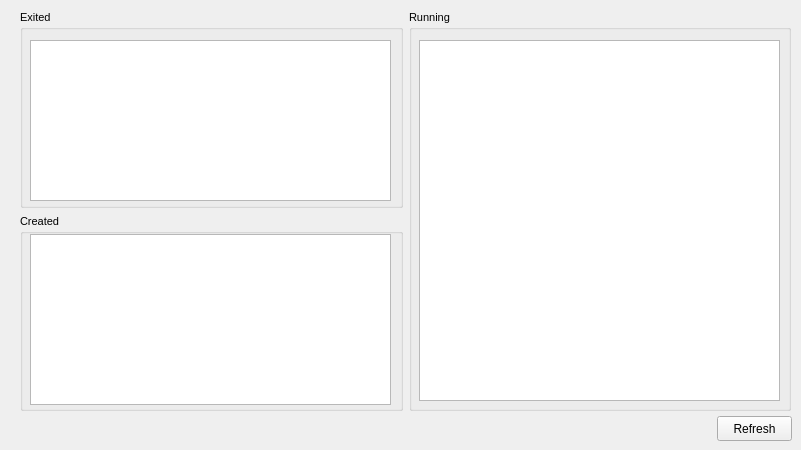
          <widget class="QWidget" name="manageTab">
           <attribute name="title">
            <string>Manage</string>
           </attribute>
           <widget class="QWidget" name="layoutWidget">
            <property name="geometry">
             <rect>
              <x>20</x>
              <y>10</y>
              <width>771</width>
              <height>401</height>
             </rect>
            </property>
            <layout class="QHBoxLayout" name="horizontalLayout_20">
             <item>
              <layout class="QVBoxLayout" name="verticalLayout_8" stretch="1,1">
               <item>
                <widget class="QGroupBox" name="groupBox_2">
                 <property name="font">
                  <font>
                   <family>Arial</family>
                   <pointsize>8</pointsize>
                   <weight>50</weight>
                   <italic>false</italic>
                   <bold>false</bold>
                  </font>
                 </property>
                 <property name="title">
                  <string>Exited</string>
                 </property>
                 <widget class="QListWidget" name="exitedListWidget">
                  <property name="geometry">
                   <rect>
                    <x>10</x>
                    <y>30</y>
                    <width>361</width>
                    <height>161</height>
                   </rect>
                  </property>
                 </widget>
                </widget>
               </item>
               <item>
                <widget class="QGroupBox" name="groupBox_3">
                 <property name="font">
                  <font>
                   <family>Arial</family>
                   <pointsize>8</pointsize>
                   <weight>50</weight>
                   <italic>false</italic>
                   <bold>false</bold>
                  </font>
                 </property>
                 <property name="title">
                  <string>Created</string>
                 </property>
                 <widget class="QListWidget" name="createdListWidget">
                  <property name="geometry">
                   <rect>
                    <x>10</x>
                    <y>20</y>
                    <width>361</width>
                    <height>171</height>
                   </rect>
                  </property>
                 </widget>
                </widget>
               </item>
              </layout>
             </item>
             <item>
              <widget class="QGroupBox" name="groupBox">
               <property name="font">
                <font>
                 <family>Arial</family>
                 <pointsize>8</pointsize>
                 <weight>50</weight>
                 <italic>false</italic>
                 <bold>false</bold>
                </font>
               </property>
               <property name="title">
                <string>Running</string>
               </property>
               <widget class="QListWidget" name="runningListWidget">
                <property name="geometry">
                 <rect>
                  <x>10</x>
                  <y>30</y>
                  <width>361</width>
                  <height>361</height>
                 </rect>
                </property>
               </widget>
              </widget>
             </item>
            </layout>
           </widget>
           <widget class="QPushButton" name="refreshListWidgetsButton">
            <property name="geometry">
             <rect>
              <x>717</x>
              <y>416</y>
              <width>75</width>
              <height>25</height>
             </rect>
            </property>
            <property name="text">
             <string>Refresh</string>
            </property>
           </widget>
          </widget>
